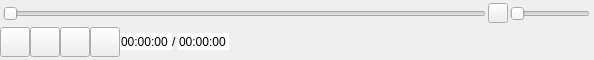
<?xml version="1.0" encoding="UTF-8"?>
<ui version="4.0">
 <class>CtrlBar</class>
 <widget class="QWidget" name="CtrlBar">
  <property name="geometry">
   <rect>
    <x>0</x>
    <y>0</y>
    <width>594</width>
    <height>60</height>
   </rect>
  </property>
  <property name="maximumSize">
   <size>
    <width>16777215</width>
    <height>60</height>
   </size>
  </property>
  <property name="windowTitle">
   <string>Form</string>
  </property>
  <layout class="QGridLayout" name="gridLayout_3">
   <property name="leftMargin">
    <number>0</number>
   </property>
   <property name="topMargin">
    <number>0</number>
   </property>
   <property name="rightMargin">
    <number>0</number>
   </property>
   <property name="bottomMargin">
    <number>0</number>
   </property>
   <property name="spacing">
    <number>0</number>
   </property>
   <item row="0" column="0">
    <widget class="QWidget" name="PlaySliderBgWidget" native="true">
     <property name="maximumSize">
      <size>
       <width>16777215</width>
       <height>25</height>
      </size>
     </property>
     <layout class="QHBoxLayout" name="horizontalLayout">
      <property name="spacing">
       <number>0</number>
      </property>
      <property name="leftMargin">
       <number>3</number>
      </property>
      <property name="topMargin">
       <number>0</number>
      </property>
      <property name="rightMargin">
       <number>0</number>
      </property>
      <property name="bottomMargin">
       <number>0</number>
      </property>
      <item>
       <widget class="CustomSlider" name="PlaySlider">
        <property name="maximum">
         <number>65536</number>
        </property>
        <property name="orientation">
         <enum>Qt::Horizontal</enum>
        </property>
       </widget>
      </item>
      <item>
       <widget class="QWidget" name="widget_2" native="true">
        <property name="maximumSize">
         <size>
          <width>108</width>
          <height>25</height>
         </size>
        </property>
        <layout class="QGridLayout" name="gridLayout_2">
         <property name="leftMargin">
          <number>0</number>
         </property>
         <property name="topMargin">
          <number>0</number>
         </property>
         <property name="rightMargin">
          <number>0</number>
         </property>
         <property name="bottomMargin">
          <number>0</number>
         </property>
         <property name="spacing">
          <number>0</number>
         </property>
         <item row="0" column="0">
          <widget class="QPushButton" name="VolumeBtn">
           <property name="minimumSize">
            <size>
             <width>20</width>
             <height>20</height>
            </size>
           </property>
           <property name="maximumSize">
            <size>
             <width>20</width>
             <height>20</height>
            </size>
           </property>
           <property name="text">
            <string/>
           </property>
          </widget>
         </item>
         <item row="0" column="1">
          <widget class="CustomSlider" name="VolumeSlider">
           <property name="minimumSize">
            <size>
             <width>80</width>
             <height>25</height>
            </size>
           </property>
           <property name="maximumSize">
            <size>
             <width>80</width>
             <height>25</height>
            </size>
           </property>
           <property name="orientation">
            <enum>Qt::Horizontal</enum>
           </property>
          </widget>
         </item>
        </layout>
       </widget>
      </item>
     </layout>
    </widget>
   </item>
   <item row="1" column="0">
    <layout class="QGridLayout" name="gridLayout">
     <property name="spacing">
      <number>0</number>
     </property>
     <item row="0" column="2">
      <widget class="QPushButton" name="BackwardBtn">
       <property name="minimumSize">
        <size>
         <width>30</width>
         <height>30</height>
        </size>
       </property>
       <property name="maximumSize">
        <size>
         <width>30</width>
         <height>30</height>
        </size>
       </property>
       <property name="text">
        <string/>
       </property>
      </widget>
     </item>
     <item row="0" column="1">
      <widget class="QPushButton" name="StopBtn">
       <property name="minimumSize">
        <size>
         <width>30</width>
         <height>30</height>
        </size>
       </property>
       <property name="maximumSize">
        <size>
         <width>30</width>
         <height>30</height>
        </size>
       </property>
       <property name="text">
        <string/>
       </property>
      </widget>
     </item>
     <item row="0" column="0">
      <widget class="QPushButton" name="PlayOrPauseBtn">
       <property name="minimumSize">
        <size>
         <width>30</width>
         <height>30</height>
        </size>
       </property>
       <property name="maximumSize">
        <size>
         <width>30</width>
         <height>30</height>
        </size>
       </property>
       <property name="text">
        <string/>
       </property>
      </widget>
     </item>
     <item row="0" column="6">
      <widget class="QTimeEdit" name="VideoTotalTimeTimeEdit">
       <property name="maximumSize">
        <size>
         <width>70</width>
         <height>16777215</height>
        </size>
       </property>
       <property name="wrapping">
        <bool>false</bool>
       </property>
       <property name="frame">
        <bool>false</bool>
       </property>
       <property name="alignment">
        <set>Qt::AlignLeading|Qt::AlignLeft|Qt::AlignVCenter</set>
       </property>
       <property name="readOnly">
        <bool>true</bool>
       </property>
       <property name="buttonSymbols">
        <enum>QAbstractSpinBox::NoButtons</enum>
       </property>
       <property name="keyboardTracking">
        <bool>true</bool>
       </property>
       <property name="displayFormat">
        <string>HH:mm:ss</string>
       </property>
      </widget>
     </item>
     <item row="0" column="3">
      <widget class="QPushButton" name="ForwardBtn">
       <property name="minimumSize">
        <size>
         <width>30</width>
         <height>30</height>
        </size>
       </property>
       <property name="maximumSize">
        <size>
         <width>30</width>
         <height>30</height>
        </size>
       </property>
       <property name="text">
        <string/>
       </property>
      </widget>
     </item>
     <item row="0" column="4">
      <widget class="QTimeEdit" name="VideoPlayTimeTimeEdit">
       <property name="maximumSize">
        <size>
         <width>70</width>
         <height>16777215</height>
        </size>
       </property>
       <property name="frame">
        <bool>false</bool>
       </property>
       <property name="alignment">
        <set>Qt::AlignRight|Qt::AlignTrailing|Qt::AlignVCenter</set>
       </property>
       <property name="readOnly">
        <bool>true</bool>
       </property>
       <property name="buttonSymbols">
        <enum>QAbstractSpinBox::NoButtons</enum>
       </property>
       <property name="displayFormat">
        <string>HH:mm:ss</string>
       </property>
      </widget>
     </item>
     <item row="0" column="5">
      <widget class="QLabel" name="TimeSplitLabel">
       <property name="maximumSize">
        <size>
         <width>8</width>
         <height>16777215</height>
        </size>
       </property>
       <property name="text">
        <string>/</string>
       </property>
      </widget>
     </item>
     <item row="0" column="7">
      <spacer name="horizontalSpacer_2">
       <property name="orientation">
        <enum>Qt::Horizontal</enum>
       </property>
       <property name="sizeHint" stdset="0">
        <size>
         <width>40</width>
         <height>20</height>
        </size>
       </property>
      </spacer>
     </item>
    </layout>
   </item>
  </layout>
 </widget>
 <customwidgets>
  <customwidget>
   <class>CustomSlider</class>
   <extends>QSlider</extends>
   <header>CustomSlider.h</header>
  </customwidget>
 </customwidgets>
 <resources/>
 <connections/>
</ui>
